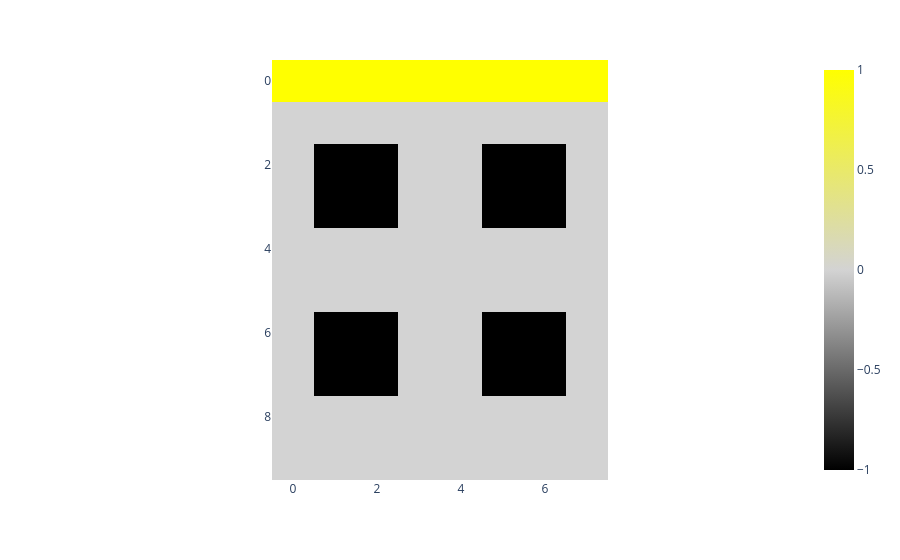

The code cell stored with this chart in its notebook:
### Code cell
import numpy as np
import plotly.express as px

# Configuration
n, m = 10, 8  # Grid size
num_squares = 14  # Total squares
size_column_x = 1
size_column_y = 1
margin_x = 1
margin_y = 1

unavailable_locations = [
# left top
(3, 1),
(3, 2),
(2, 2),
(2, 1),

# right top 
(7, 1),
(7, 2),
(6, 1),
(6, 2),


 (2, 5),
 (3, 5),
 (2, 6),
 (3, 6),

# down right
 (6, 5),
 (6, 6),
 (7, 5),
 (7, 6)]
all_available_locs = [
    (i, j) for i in range(n) for j in range(m)
    if (i, j) not in unavailable_locations
]
frame_positions = []
for i in range(n):
    frame_positions.append((i, 0))
    frame_positions.append((i, m - 1))
for i in range(m):
    frame_positions.append((0, i))
    frame_positions.append((n - 1,i))
oneside_positions = []
for i in range(m):
    oneside_positions.append((0, i))

# Final JSON structure
jsonn = {
    "n": n,
    "m": m,
    "unavailable_locations": unavailable_locations,
    "interface_locations": list(set(oneside_positions))
}

# Visualization
print('unavailable_locations:', len(unavailable_locations), 
      'available_locations:', n * m - len(unavailable_locations))
floorplan = np.zeros((n, m))
for i, j in jsonn["unavailable_locations"]:
    floorplan[i][j] = -1
for i, j in jsonn["interface_locations"]:
    floorplan[i][j] = 1


json.dump(jsonn, open("layouts/columns_64_interfaces_oneside.json", "w"))

px.imshow(floorplan, color_continuous_scale=["black", "lightgray", "yellow"])

# jsonn["unavailable_locations"]

### Figure 1 — Plotly figure (JSON) as saved in the notebook; plotly's stock layout.template omitted (floating-point values rounded to 4 significant figures)
{"data": [{"coloraxis": "coloraxis", "hovertemplate": "x: %{x}<br>y: %{y}<br>color: %{z}<extra></extra>", "name": "0", "type": "heatmap", "xaxis": "x", "yaxis": "y", "z": [[1.0, 1.0, 1.0, 1.0, 1.0, 1.0, 1.0, 1.0], [0.0, 0.0, 0.0, 0.0, 0.0, 0.0, 0.0, 0.0], [0.0, -1.0, -1.0, 0.0, 0.0, -1.0, -1.0, 0.0], [0.0, -1.0, -1.0, 0.0, 0.0, -1.0, -1.0, 0.0], [0.0, 0.0, 0.0, 0.0, 0.0, 0.0, 0.0, 0.0], [0.0, 0.0, 0.0, 0.0, 0.0, 0.0, 0.0, 0.0], [0.0, -1.0, -1.0, 0.0, 0.0, -1.0, -1.0, 0.0], [0.0, -1.0, -1.0, 0.0, 0.0, -1.0, -1.0, 0.0], [0.0, 0.0, 0.0, 0.0, 0.0, 0.0, 0.0, 0.0], [0.0, 0.0, 0.0, 0.0, 0.0, 0.0, 0.0, 0.0]]}], "layout": {"coloraxis": {"colorscale": [[0, "black"], [0.5, "lightgray"], [1, "yellow"]]}, "margin": {"t": 60}, "xaxis": {"anchor": "y", "constrain": "domain", "domain": [0, 1], "scaleanchor": "y"}, "yaxis": {"anchor": "x", "autorange": "reversed", "constrain": "domain", "domain": [0, 1]}}}
